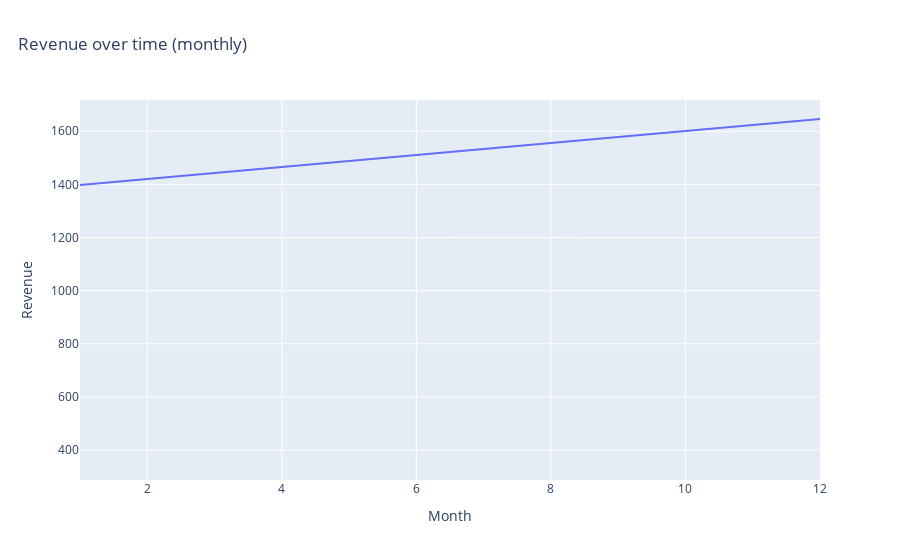

Source (notebook cell):
### Code cell
# Question 2: Revenue trend

print(df.columns)



trend = (
    df.groupby("month", dropna=False)
    .agg(n=("order_id","size"), revenue=("amount","sum"))
    .reset_index()
    .sort_values("month")
)

fig = px.line(
  trend, x="month", y="revenue", title="Revenue over time (monthly)")
fig.update_layout(title={"x": 0.02})
fig.update_xaxes(title_text="Month")
fig.update_yaxes(title_text="Revenue")
save_fig(fig, FIGS / "revenue_trend_monthly.png")
fig

### Figure 1 — Plotly figure (JSON) as saved in the notebook; plotly's stock layout.template omitted (floating-point values rounded to 4 significant figures)
{"data": [{"hovertemplate": "month=%{x}<br>revenue=%{y}<extra></extra>", "legendgroup": "", "line": {"color": "#636efa", "dash": "solid"}, "marker": {"symbol": "circle"}, "mode": "lines", "name": "", "orientation": "v", "showlegend": false, "type": "scatter", "x": [1.0, 12.0, NaN], "xaxis": "x", "y": [1398.0, 1646.0, 358.6], "yaxis": "y"}], "layout": {"legend": {"tracegroupgap": 0}, "title": {"text": "Revenue over time (monthly)", "x": 0.02}, "xaxis": {"anchor": "y", "domain": [0, 1], "title": {"text": "Month"}}, "yaxis": {"anchor": "x", "domain": [0, 1], "title": {"text": "Revenue"}}}}
